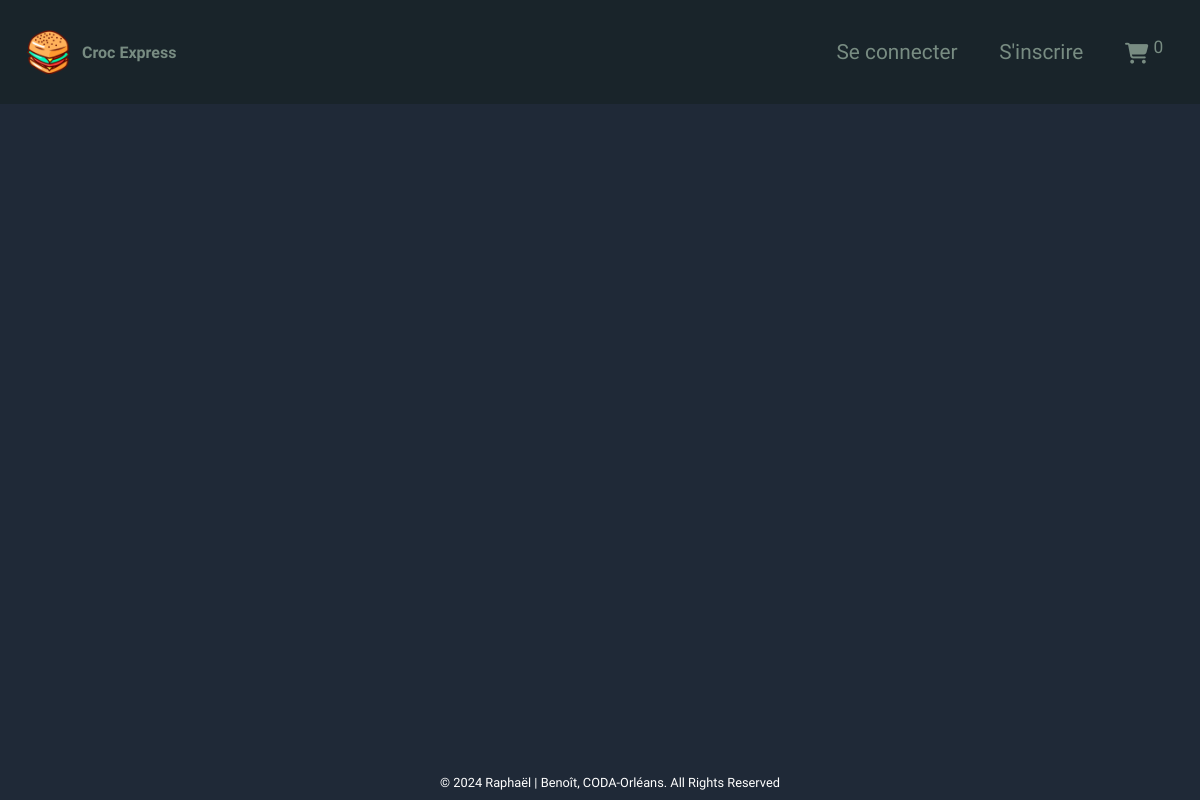
The app's page /?page=show_products&category_id=3, older data.
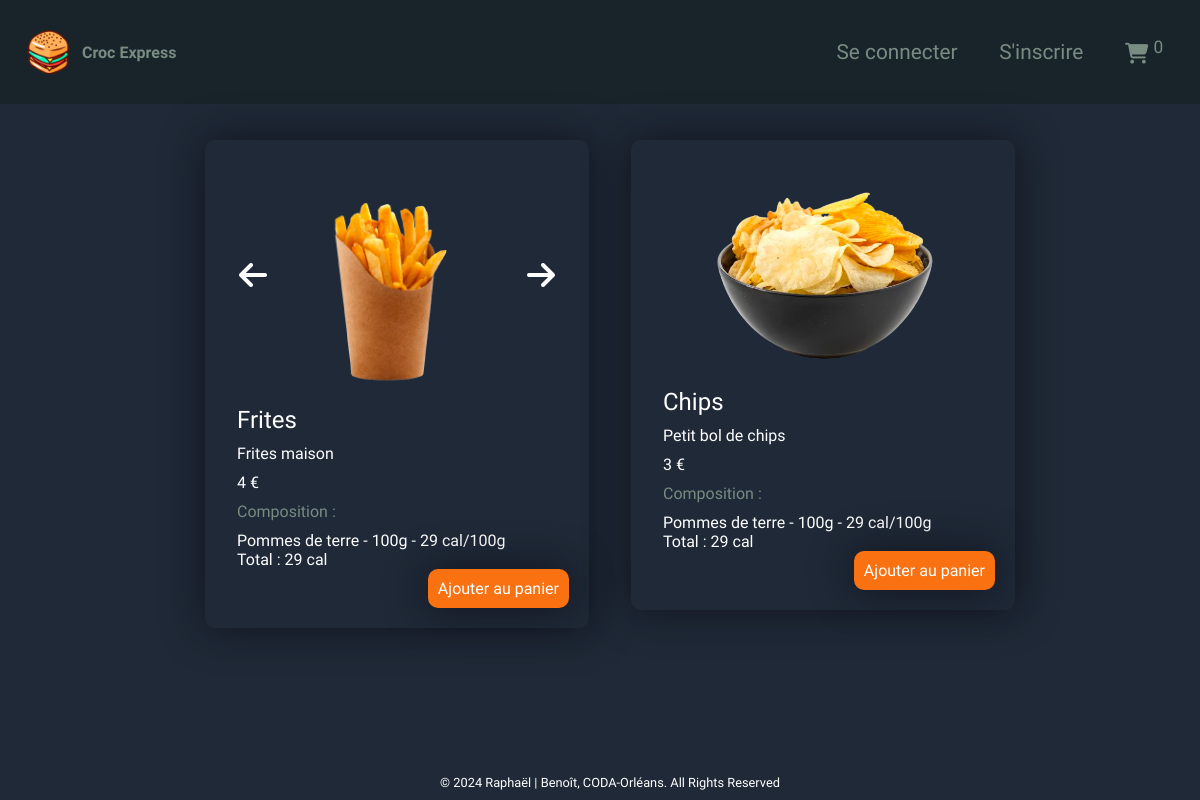
The same page, newer data.
### tables this page shows
CREATE TABLE `products` (
  `id` int(11) NOT NULL,
  `name` varchar(100) NOT NULL,
  `description` varchar(255) NOT NULL,
  `price` float NOT NULL,
  `buying_price` float NOT NULL,
  `category_id` int(11) NOT NULL,
  `is_hidden` tinyint(1) DEFAULT '0'
);

CREATE TABLE `products_images` (
  `id` int(11) NOT NULL,
  `product_id` int(11) NOT NULL,
  `image` varchar(255) NOT NULL
);

CREATE TABLE `foods` (
  `id` int(11) NOT NULL,
  `name` varchar(100) NOT NULL,
  `lipid` int(11) NOT NULL,
  `protein` int(11) NOT NULL,
  `carbohydrate` int(11) NOT NULL,
  `weight` int(11) NOT NULL,
  `is_hidden` tinyint(1) DEFAULT '0'
);

### src/controllers/show_products_controller.php (called while the page is built, shortened)
<?php
$productsManager = new ProductManager($bdd, 'products');
$productImageManager = new ProductImageManager($bdd, 'product_image');
$totalCalories = 0;
if (!empty($_GET['category_id']) && is_numeric($_GET['category_id'])) {
    $products = $productsManager->getProductsByCategoryId($_GET['category_id'], true);
}
require PATH_VIEWS . 'show_products.php';

### public/index.php (called while the page is built, shortened)
<?php
require PATH_TO_PRIVATE . "core/DBconnection.php";
require "imports.php";
require PATH_VIEWS . 'layout.php';

### src/classes/managers/Manager.class.php (called while the page is built, shortened)
<?php
abstract class Manager
{
    public function __construct(PDO $database_connection, string $table)
    {
        $this->bdd = $database_connection;
    }
}

### src/classes/managers/ProductManager.class.php (called while the page is built, shortened)
<?php
class ProductManager extends Manager
{
    public function getProductsByCategoryId(int $category_id, bool $onlyNotHidden = false): array
    {
        if ($onlyNotHidden) {
            $query = "SELECT p.* FROM products as p INNER JOIN categories as c ON p.category_id = c.id WHERE c.id = :category_id AND NOT p.is_hidden";
        } else {
            $query = "SELECT p.* FROM products as p INNER JOIN categories as c ON p.category_id = c.id WHERE c.id = :category_id";
        }
        $response = $this->bdd->prepare($query);
        $response->execute([
            'category_id' => $category_id
        ]);
        return $response->fetchAll(PDO::FETCH_ASSOC);
    }
}

### src/classes/managers/ProductImageManager.class.php (called while the page is built, shortened)
<?php
class ProductImageManager extends Manager
{
    public function getImagesByProductId(int $product_id): array
    {
        $query = "SELECT DISTINCT i.* FROM products_images as i INNER JOIN products as p WHERE i.product_id = :product_id";
        $response = $this->bdd->prepare($query);
        $response->execute([
            'product_id' => $product_id
        ]);
        return $response->fetchAll();
    }
}

### public/imports.php (called while the page is built, shortened)
<?php
require PATH_TO_PRIVATE . 'classes/managers/UserManager.class.php';
require PATH_TO_PRIVATE . "classes/managers/ProductManager.class.php";
require PATH_TO_PRIVATE . "classes/managers/ProductFoodManager.class.php";
require PATH_TO_PRIVATE . "classes/managers/ProductImageManager.class.php";
require PATH_TO_PRIVATE . "classes/Calories.class.php";
$productFoodManager = new ProductFoodManager($bdd, "products_foods");

### src/classes/managers/ProductFoodManager.class.php (called while the page is built, shortened)
<?php
class ProductFoodManager extends Manager
{
    public function getAllFoodDatasOfProduct(int $product_id): array
    {
        $query = "SELECT f.* FROM foods as f
        INNER JOIN products_foods as pf ON pf.food_id = f.id
        INNER JOIN products as p ON p.id = pf.product_id WHERE p.id =:product_id";
        $response = $this->bdd->prepare($query);
        $response->execute([
            'product_id' => $product_id
        ]);
        return $response->fetchAll();
    }
}

### src/classes/Calories.class.php (called while the page is built)
<?php
class Calories
{
    public static function calculateCalories($grams, $caloriesPer100g): float|int
    {
        return $grams * $caloriesPer100g;
    }
    public static function calculateTotalCaloriesPerAliment($data): float|int
    {
        $lipidCalories = Calories::calculateCalories($data["lipid"], 9);
        $carboCalories = Calories::calculateCalories($data["carbohydrate"], 4);
        $proteinCalories = Calories::calculateCalories($data["protein"], 4);
        return $lipidCalories + $carboCalories + $proteinCalories;
    }
}

### src/views/show_products.php (the view, shortened to what the rows shown need)
<?php
if (isset($products)) { ?>
    <div class="container">
        <?php foreach ($products as $product) { ?>
            <div class="card-products">
                <?php
                $images = $productImageManager->getImagesByProductId($product['id']);
                $foods = $productFoodManager->getAllFoodDatasOfProduct($product['id']);
                ?>
                <div class="card-header">
                    <?php if (count($images) > 1) { ?>
                        <section class="slider-wrapper">
                            <button class="slide-arrow slide-arrow-prev">
                                <i class="fa-solid fa-arrow-left carousel-arrows"
                                   id="arrow-left<?= $product['id'] ?>"></i>
                            </button>
                            <button class="slide-arrow slide-arrow-next">
                                <i class="fa-solid fa-arrow-right carousel-arrows"
                                   id="arrow-right<?= $product['id'] ?>"></i>
                            </button>
                            <ul class="slides-container" id="slides-container-<?= $product['id'] ?>">
                                <?php foreach ($images as $image) { ?>
                                    <li class="slide slide-<?= $product['id'] ?>"><img
                                                src="<?= PATH_IMAGES . $image['image'] ?>"
                                                alt="product_<?= $product['id'] ?>"></li>
                                <?php } ?>
                            </ul>
                        </section>
                    <?php } else { ?>
                        <?php if (count($images) === 0) { ?>
                            <h2>Aucune image pour ce produit</h2>
                        <?php } else { ?>
                            <img src="<?= PATH_IMAGES . $images[0]['image'] ?>" alt="product_<?= $product['id'] ?>">
                        <?php } ?>
                    <?php } ?>
                </div>
                <div class="card-body">
                    <h3>
                        <?= $product['name'] ?>
                    </h3>
                    <p>
                        <?= $product['description'] ?>
                    </p>
                    <p>
                        <?= $product['price'] ?> €
                    </p>
                    <?php if (count($foods) > 0) { ?>
                        <p class="grey-text">Composition :</p>
                        <p>
                            <?php foreach ($foods as $food) { ?>
                                <?php
                                $calories = Calories::calculateTotalCaloriesPerAliment($food);
                                $totalCalories += $calories * ($food["weight"] / 100); ?>
                                <?= $food['name'] . ' -' ?>
                                <?= $food['weight'] . 'g -' ?>
                                <?= $calories . ' cal/100g' ?> <br>
                            <?php } ?>
                            Total :
                            <?= $totalCalories . ' cal' ?>
                        </p>
                        <?php
                        $totalCalories = 0;
                        ?>
                    <?php } ?>
                    <button type="button" class="add-cart-button" id="<?= 'button-' . $product['id'] ?>">Ajouter au
                        panier
                    </button>
                </div>
            </div>
        <?php } ?>
    </div>
<?php } else if (!empty($menuProducts)) { ?>
    <div class="container">
        <?php foreach ($menuProducts as $menuProduct) { ?>
            <div class="card-products">
                <?php
                $images = $productImageManager->getImagesByProductId($menuProduct['id']);
                $foods = $productFoodManager->getAllFoodDatasOfProduct($menuProduct['id']);
                ?>
                <div class="card-header">
                    <?php if (count($images) > 1) { ?>
                        <section class="slider-wrapper">
                            <button class="slide-arrow slide-arrow-prev">
                                <i class="fa-solid fa-arrow-left carousel-arrows"
                                   id="arrow-left<?= $menuProduct['id'] ?>"></i>
                            </button>
                            <button class="slide-arrow slide-arrow-next">
                                <i class="fa-solid fa-arrow-right carousel-arrows"
                                   id="arrow-right<?= $menuProduct['id'] ?>"></i>
                            </button>
                            <ul class="slides-container" id="slides-container-<?= $menuProduct['id'] ?>">
                                <?php foreach ($images as $image) { ?>
                                    <li class="slide slide-<?= $menuProduct['id'] ?>"><img
                                                src="<?= PATH_IMAGES . $image['image'] ?>"
                                                alt="product_<?= $menuProduct['id'] ?>"></li>
                                <?php } ?>
                            </ul>
                        </section>
                    <?php } else { ?>
                        <?php if (count($images) === 0) { ?>
                            <h2>Aucune image pour ce produit</h2>
                        <?php } else { ?>
                            <img src="<?= PATH_IMAGES . $images[0]['image'] ?>" alt="product_<?= $menuProduct['id'] ?>">
                        <?php } ?>
                    <?php } ?>
                </div>
                <div class="card-body">
                    <h3>
                        <?= $menuProduct['name'] ?>
                    </h3>
                    <p>
                        <?= $menuProduct['description'] ?>
                    </p>
                    <p>
                        <?= $menuProduct['price'] ?> €
                    </p>
                    <?php if (count($foods) > 0) { ?>
                        <p class="grey-text">Composition :</p>
                        <p>
                            <?php foreach ($foods as $food) { ?>
                                <?php
                                $calories = Calories::calculateTotalCaloriesPerAliment($food);
                                $totalCalories += $calories * ($food["weight"] / 100); ?>
                                <?= $food['name'] . '-' ?>
                                <?= $food['weight'] . 'g -' ?>
                                <?= $calories . ' cal/100g' ?> <br>
                            <?php } ?>
                            Total :
                            <?= $totalCalories . ' cal' ?>
                        </p>
                        <?php
                        $totalCalories = 0;
                        ?>
                    <?php } ?>
                </div>
            </div>
        <?php } ?>
    </div>
<?php } ?>

Row changes from the older to the newer data that the page shows:
added products: name "Frites", description "Frites maison", price "4", totalCalories "29"
added products_images: image (picture)
added foods: name "Pommes de terre", weight "100", calories "29"
added products: products_images.image (picture), name "Chips", description "Petit bol de chips", price "3", totalCalories "29"
